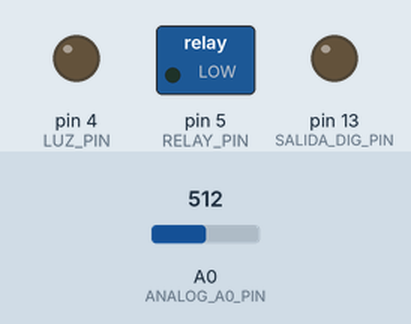
This sketch was run on a simulated Arduino Uno, built with avr-gcc and run on an emulated ATmega328P. On the bench: switched loads named in the sketch (green lamp = pin HIGH), output pins drawn as LEDs (lit = HIGH). The test bench sets the inputs (shaded band); at power-on: A0 (ANALOG_A0_PIN) = 512.

Above: at 1.2 s.
1.3 s: A0 (ANALOG_A0_PIN) set to 411
2.8 s: A0 (ANALOG_A0_PIN) set to 383
At 3.4 s:
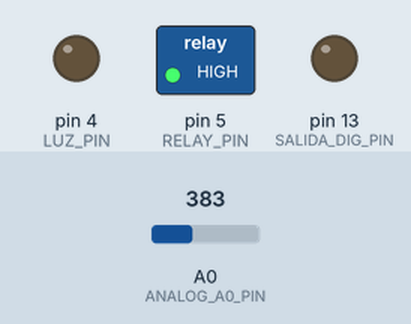
4.3 s: A0 (ANALOG_A0_PIN) set to 410
At 5.5 s:
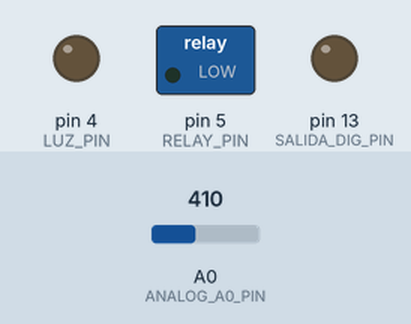
5.8 s: A0 (ANALOG_A0_PIN) set to 390
At 6.9 s:
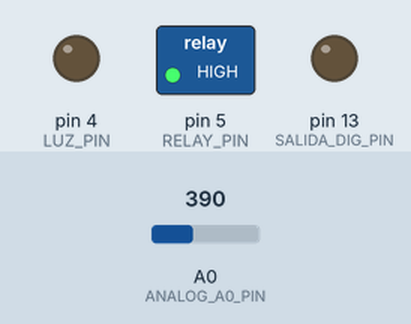
Timing chart, 0 to 8.3 s (numbered marks = the images above; inputs shaded):
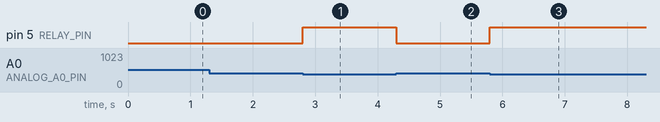

The sketch:

nodemcu_validation_v012.ino
```cpp
// ============================================================================
// BI-TECH IoT STUDIO · SKETCH COMPILABLE PARA HARDWARE REAL (.ino)
// Perfil: NodeMCU (ESP8266)
// FQBN verificado: esp8266:esp8266:nodemcuv2
// adcInputVoltageRange: unverified (escala cruda 0-1023)
// NOTA: Asignación de pines con distinción Etiqueta de placa (Dx) -> GPIO real.
// Cableado definitivo de aula pendiente de verificación física.
// ============================================================================

#include <Arduino.h>

// --- Mapeo de pines: Etiqueta serigrafiada en placa NodeMCU -> GPIO ESP8266 ---
#define ANALOG_A0_PIN   A0  // A0 -> A0 (Única Entrada Analógica (A0 · escala bruta 0 a 1023))
#define RELAY_PIN       5   // D1 -> GPIO5 (Módulo Relay (1 canal))
#define DHT_PIN         14  // D5 -> GPIO14 (Sensor DHT11 (Temperatura y Humedad Ambiente))
#define ENTRADA_DIG_PIN 12  // D6 -> GPIO12 (Entrada Digital (Pulsador / Sensor binario))
#define LUZ_PIN         4   // D2 -> GPIO4 (Iluminación LED)
#define SALIDA_DIG_PIN  13  // D7 -> GPIO13 (Salida Digital de Propósito General (Indicador))

// --- Prototipos de funciones ---
int leerEntradaAnalogicaA0();
int leerEntradaDigital();
void relayOn();
void relayOff();
void luzOn();
void luzOff();
void activarSalidaDigital();
void desactivarSalidaDigital();

void setup() {
  Serial.begin(115200);
  pinMode(RELAY_PIN, OUTPUT);
  pinMode(LUZ_PIN, OUTPUT);
  pinMode(SALIDA_DIG_PIN, OUTPUT);
  pinMode(ENTRADA_DIG_PIN, INPUT);
  relayOff();
}

void loop() {
  int valorA0 = leerEntradaAnalogicaA0();
  if (valorA0 < 400) {
    relayOn();
  } else {
    relayOff();
  }
}

// ============================================================================
// FUNCIONES AUXILIARES DE HARDWARE (Implementación compilable NodeMCU ESP8266)
// ============================================================================

int leerEntradaAnalogicaA0() {
  // Lectura cruda del ADC de 10 bits (0 - 1023).
  // Rango eléctrico A0 (adcInputVoltageRange): unverified (depende del divisor resistivo de la placa).
  return analogRead(ANALOG_A0_PIN);
}

int leerEntradaDigital() {
  return digitalRead(ENTRADA_DIG_PIN);
}

void relayOn() {
  digitalWrite(RELAY_PIN, HIGH);
}

void relayOff() {
  digitalWrite(RELAY_PIN, LOW);
}

void luzOn() {
  digitalWrite(LUZ_PIN, HIGH);
}

void luzOff() {
  digitalWrite(LUZ_PIN, LOW);
}

void activarSalidaDigital() {
  digitalWrite(SALIDA_DIG_PIN, HIGH);
}

void desactivarSalidaDigital() {
  digitalWrite(SALIDA_DIG_PIN, LOW);
}
```

Measured:
- the behaviour switches between 400 and 399 on A0 (ANALOG_A0_PIN) (found by bisection; images 0 and 1)
- after the input at 1.3 s, every drawn part: stays the same
- after the input at 2.8 s, pin 5 (RELAY_PIN): LOW → HIGH at once
- after the input at 4.3 s, pin 5 (RELAY_PIN): HIGH → LOW at once
- after the input at 5.8 s, pin 5 (RELAY_PIN): LOW → HIGH at once
